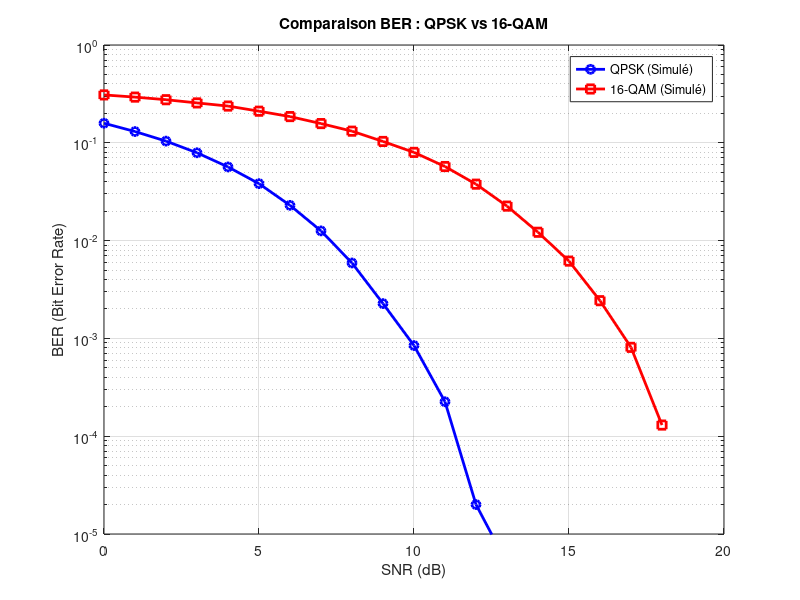
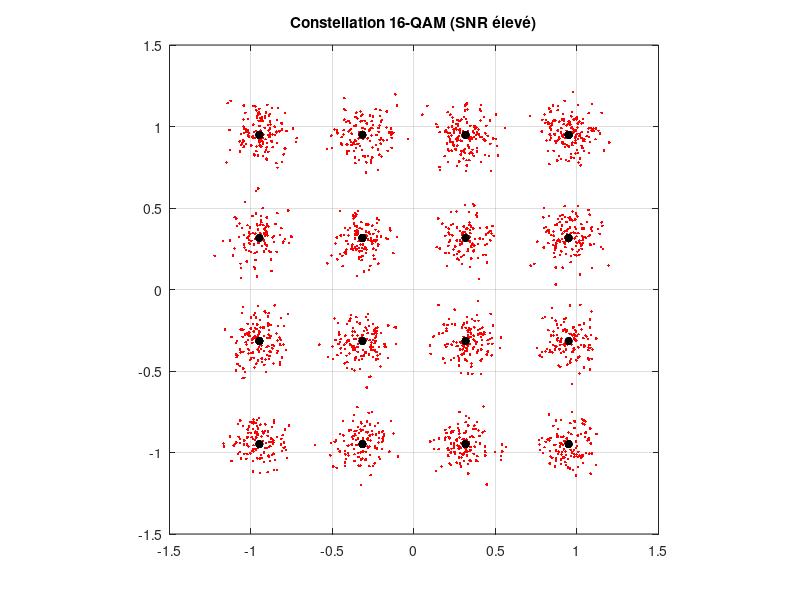

The MATLAB script that drew these images, in order:
%% Projet Télécom - Étape 3 : Comparaison QPSK vs 16-QAM
clear; clc; close all;

%% 1. Paramètres
numBits = 200000;       % Grand nombre de bits pour lisser les courbes
SNR_dB_range = 0:1:18;  % On va plus loin en SNR car le 16-QAM a besoin de plus de puissance

% Stockage des résultats
ber_qpsk = zeros(size(SNR_dB_range));
ber_16qam = zeros(size(SNR_dB_range));

%% --- SIMULATION QPSK (Rappel rapide) ---
fprintf('Simulation QPSK en cours...\n');
M = 4; k = 2;
nBits_Q = ceil(numBits/k)*k;
dataIn_Q = randi([0 1], nBits_Q, 1);

% Mod QPSK (Mapping simple)
dataReshaped = reshape(dataIn_Q, k, length(dataIn_Q)/k)';
sym_I = 2*dataReshaped(:,1) - 1;
sym_Q = 2*dataReshaped(:,2) - 1;
txSig_Q = (sym_I + 1j*sym_Q) / sqrt(2); % Normalisation P=1

%% --- SIMULATION 16-QAM (Nouvelle partie) ---
fprintf('Simulation 16-QAM en cours...\n');
M16 = 16; k16 = 4;
nBits_16 = ceil(numBits/k16)*k16;
dataIn_16 = randi([0 1], nBits_16, 1);

% Mod 16-QAM Manuelle
% On groupe par 4 bits : 2 pour I, 2 pour Q
dataReshaped16 = reshape(dataIn_16, k16, length(dataIn_16)/k16)';
bits_I_16 = dataReshaped16(:, 1:2); % 2 premiers bits
bits_Q_16 = dataReshaped16(:, 3:4); % 2 derniers bits

% Fonction locale pour convertir 2 bits en niveau PAM4 (-3, -1, 1, 3)
% Bit à bit -> Decimal: 00->0, 01->1, 10->2, 11->3
dec_I = bits_I_16(:,1)*2 + bits_I_16(:,2); 
dec_Q = bits_Q_16(:,1)*2 + bits_Q_16(:,2);

% Mapping vers niveaux: 0->-3, 1->-1, 2->1, 3->3
% Formule mathématique : niveau = 2*decimal - 3
lvl_I = 2*dec_I - 3;
lvl_Q = 2*dec_Q - 3;

txSig_16 = lvl_I + 1j*lvl_Q;

% Normalisation de puissance 16-QAM
% Puissance moyenne théorique = (3^2 + 1^2 + (-1)^2 + (-3)^2) / 4 = 5 par dimension
% P_total = 10. Donc on divise par sqrt(10).
txSig_16 = txSig_16 / sqrt(10);

%% 3. Boucle SNR (Commune)
for i = 1:length(SNR_dB_range)
    SNR_dB = SNR_dB_range(i);
    SNR_lin = 10^(SNR_dB/10);
    noisePower = 1 / SNR_lin;
    noiseScale = sqrt(noisePower/2);
    
    % --- CANAL QPSK ---
    noise_Q = noiseScale * (randn(size(txSig_Q)) + 1j*randn(size(txSig_Q)));
    rxSig_Q = txSig_Q + noise_Q;
    
    % Démodulation QPSK
    rx_demod_Q = rxSig_Q * sqrt(2);
    rx_bits_I = real(rx_demod_Q) > 0;
    rx_bits_Q = imag(rx_demod_Q) > 0;
    dataOut_Q = reshape([rx_bits_I rx_bits_Q]', nBits_Q, 1);
    ber_qpsk(i) = sum(dataIn_Q ~= dataOut_Q) / nBits_Q;
    
    % --- CANAL 16-QAM ---
    noise_16 = noiseScale * (randn(size(txSig_16)) + 1j*randn(size(txSig_16)));
    rxSig_16 = txSig_16 + noise_16;
    
    % Démodulation 16-QAM
    rx_demod_16 = rxSig_16 * sqrt(10); % Dénormalisation
    
    % Décision seuils pour 16-QAM (-3, -1, 1, 3)
    % Seuils optimaux : -2, 0, 2
    
    % Décodage I
    rx_I_raw = real(rx_demod_16);
    dec_I_RX = zeros(size(rx_I_raw));
    dec_I_RX(rx_I_raw < -2) = 0;              % -> -3 (bits 00)
    dec_I_RX(rx_I_raw >= -2 & rx_I_raw < 0) = 1; % -> -1 (bits 01)
    dec_I_RX(rx_I_raw >= 0 & rx_I_raw < 2) = 2;  % -> +1 (bits 10)
    dec_I_RX(rx_I_raw >= 2) = 3;              % -> +3 (bits 11)
    
    % Décodage Q (identique)
    rx_Q_raw = imag(rx_demod_16);
    dec_Q_RX = zeros(size(rx_Q_raw));
    dec_Q_RX(rx_Q_raw < -2) = 0;
    dec_Q_RX(rx_Q_raw >= -2 & rx_Q_raw < 0) = 1;
    dec_Q_RX(rx_Q_raw >= 0 & rx_Q_raw < 2) = 2;
    dec_Q_RX(rx_Q_raw >= 2) = 3;
    
    % Reconstitution bits (Decimal -> Binaire manuel)
    % Bit 1 (MSB) = floor(dec / 2)
    % Bit 2 (LSB) = mod(dec, 2)
    b1_I = floor(dec_I_RX/2); b2_I = mod(dec_I_RX, 2);
    b1_Q = floor(dec_Q_RX/2); b2_Q = mod(dec_Q_RX, 2);
    
    dataOut_16 = reshape([b1_I b2_I b1_Q b2_Q]', nBits_16, 1);
    ber_16qam(i) = sum(dataIn_16 ~= dataOut_16) / nBits_16;
end

%% 4. Visualisation Comparée
figure;
semilogy(SNR_dB_range, ber_qpsk, 'b-o', 'LineWidth', 2, 'DisplayName', 'QPSK (Simulé)');
hold on;
semilogy(SNR_dB_range, ber_16qam, 'r-s', 'LineWidth', 2, 'DisplayName', '16-QAM (Simulé)');
grid on;
xlabel('SNR (dB)');
ylabel('BER (Bit Error Rate)');
title('Comparaison BER : QPSK vs 16-QAM');
legend;
ylim([1e-5 1]);

% Affichage d'une constellation 16-QAM bruitée (pour le plaisir)
figure;
plot(real(rxSig_16(1:2000)), imag(rxSig_16(1:2000)), 'r.');
hold on;
plot(real(txSig_16(1:100)), imag(txSig_16(1:100)), 'ko', 'MarkerFaceColor','k', 'MarkerSize', 5);
title('Constellation 16-QAM (SNR élevé)');
grid on; axis square;